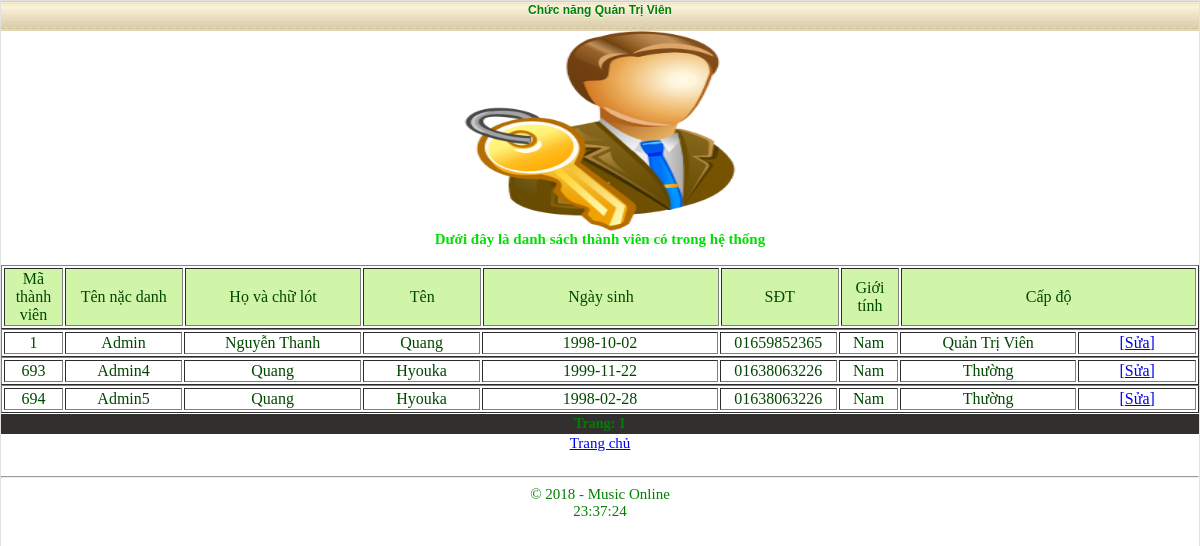
Page /choosing.php?mod=ds_tv (signed in) on the committed database.
### tables this page shows
CREATE TABLE `users` (
  `id` int(11) NOT NULL,
  `usr` varchar(25) NOT NULL,
  `pass` varchar(255) NOT NULL,
  `data_reg` varchar(255) NOT NULL,
  `holot` varchar(50) NOT NULL,
  `ten` varchar(20) NOT NULL,
  `ngaysinh` date NOT NULL,
  `SDT` varchar(11) NOT NULL,
  `gioitinh` varchar(3) NOT NULL,
  `capdo` varchar(20) NOT NULL
);

### system/include/settings.inc (called while the page is built, shortened)
<?php
if (isset ($_SESSION['log']) && isset ($_SESSION['pass'])) {
    $log = $_SESSION['log'];
    $pas = $_SESSION['pass'];
}
elseif (isset ($_COOKIE['log']) && isset ($_COOKIE['pas'])) {
    $log = base64_decode($_COOKIE['log']);
    $_SESSION['log'] = $log;
    $pas = $_COOKIE['pas'];
    $_SESSION['pass'] = $pas;
}
$req = mysql_query("SELECT * FROM `users` WHERE `usr` = '$log' and `pass`='$pas' LIMIT 1");
$avto = mysql_num_rows($req);
if ($avto == 1)
    $thonline = 1;
?>

### choosing.php (the view, shortened to what this page needs)
<?php
include('system/include/settings.inc');
include('system/include/head.inc');
echo '<div class="title"><center>Chức năng Quản Trị Viên</center></div><div>';
if($thonline == 1)
{
    echo '<center><img src="qtv.png" width="30%" height="25%"></center>';
switch($_GET[mod])
{
case 'ds_tv':
    echo '<center><b><font color="#01DF01">Dưới đây là danh sách thành viên có trong hệ thống</font></b></center>';
    echo '<br><table border="1" width="100%"><tbody><tr><td align="center" bgcolor="#D0F5A9" width="5%"><font color="#004800">Mã thành viên</font></td><td align="center" bgcolor="#D0F5A9" width="10%"><font color="#004800">Tên nặc danh</font></td><td align="center" bgcolor="#D0F5A9" width="15%"><font color="#004800">Họ và chữ lót</font></td><td align="center" bgcolor="#D0F5A9" width="10%"><font color="#004800">Tên</font></td>
    <td align="center" bgcolor="#D0F5A9" width="20%"><font color="#004800">Ngày sinh</font></td><td align="center" bgcolor="#D0F5A9" width="10%"><font color="#004800">SĐT</font></td><td align="center" bgcolor="#D0F5A9" width="5%"><font color="#004800">Giới tính</font></td><td align="center" bgcolor="#D0F5A9" width="25%"><font color="#004800">Cấp độ</font></td></tr></tbody></table>';
$at_page=10;
$page = (int)$_GET['page'];
$s=mysql_result(mysql_query("SELECT COUNT(`id`) FROM `users`"),0);
$page = (int)$page;
if(empty($page) or $page < 0) $page = 1;
$from = $page * $at_page - $at_page;
$req = mysql_query("SELECT * FROM `users` ORDER BY `id` ASC LIMIT ".$from.",".$at_page."");
$avto=mysql_num_rows($req);
if($avto>=1){
While($mag = mysql_fetch_array($req)){
 echo '<table border="1" background="anhnen.jpg" width="100%"><tbody><tr><td align="center" width="5%"><font color="#004800">'.$mag[id].'</font></td> <td align="center" width="10%"><font color="#004800">'.$mag[usr].'</font></td><td align="center" width="15%"><font color="#004800">'.$mag[holot].'</font></td><td align="center" width="10%"><font color="#004800">'.$mag[ten].'</font></td><td align="center" width="20%"><font color="#004800">'.$mag[ngaysinh].'</font></td><td align="center" width="10%"><font color="#004800">'.$mag[SDT].'</font></td><td align="center" width="5%"><font color="#004800">'.$mag[gioitinh].'</font></td><td align="center" width="15%"><font color="#004800">'.$mag[capdo].'</font></td><td align="center" width="10%"><font color="red"><a href="choosing.php?mod=sua_tv&&maso='.$mag[id].'">[Sửa]</a></font></td></tr></tbody></table>';
}}else{
echo'<b>Không có thành viên nào trong danh sách.</b><br/>';}
echo '<div class="trang">';
echo'<b>';
if($s > 1)
{
if($s > $onpage) echo 'Trang: '.$go1.''.$page2left.$page1left.'<b>'.$page.'</b>'.$page1right.$page2right.''.$outpage.'<br/>';
}
echo'</b>';
echo'</div>';
break;
}
echo '<a href="?"><center>Trang chủ</center></a><br>';
}else{
header ('Location: index.php');
}
echo '<hr>';
include('system/include/end.inc');
?>

### system/themes/style2.css (style rules this page uses)
.trang { text-align: center; padding: 2px; background-color: #31302F; margin-top: 1px; margin-bottom: 1px; font-weight: bold; font-size: 14px; }
.title { font-size:12px; font-family:Geneva, Arial, Helvetica, sans-serif; background:#E3D6B6 url(razdel.png) repeat-x; padding-right: 0px; padding-left: 0px; height: 28px; font-weight: bold; text-align: left; text-shadow: #fff 0px 1px 0px; padding-top: 2px; }

### rows in the picture
users: id "1", usr "Admin", holot "Nguyễn Thanh", ten "Quang", ngaysinh "1998-10-02", SDT "01659852365", gioitinh "Nam", capdo "Quản Trị Viên"
users: id "693", usr "Admin4", holot "Quang", ten "Hyouka", ngaysinh "1999-11-22", SDT "01638063226", gioitinh "Nam", capdo "Thường"
users: id "694", usr "Admin5", holot "Quang", ten "Hyouka", ngaysinh "1998-02-28", SDT "01638063226", gioitinh "Nam", capdo "Thường"

### other values in the picture
$page "1"
